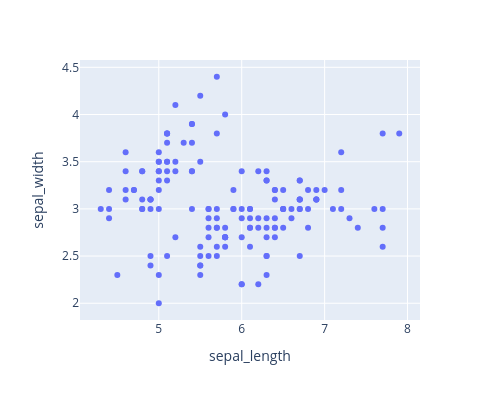

The notebook cell this image was saved under:
### Code cell
px.scatter(data_frame=iris, x='sepal_length', y='sepal_width', width=500, height=400)

### Figure 1 — Plotly figure (JSON) as saved in the notebook; plotly's stock layout.template omitted (floating-point values rounded to 4 significant figures; data arrays with more than 128 entries replaced by an {"elided": "..."} marker saying what was removed)
{"data": [{"hovertemplate": "sepal_length=%{x}<br>sepal_width=%{y}<extra></extra>", "legendgroup": "", "marker": {"color": "#636efa", "symbol": "circle"}, "mode": "markers", "name": "", "orientation": "v", "showlegend": false, "type": "scatter", "x": {"elided": "150 float values"}, "xaxis": "x", "y": {"elided": "150 float values"}, "yaxis": "y"}], "layout": {"height": 400, "legend": {"tracegroupgap": 0}, "margin": {"t": 60}, "width": 500, "xaxis": {"anchor": "y", "domain": [0, 1], "title": {"text": "sepal_length"}}, "yaxis": {"anchor": "x", "domain": [0, 1], "title": {"text": "sepal_width"}}}}
